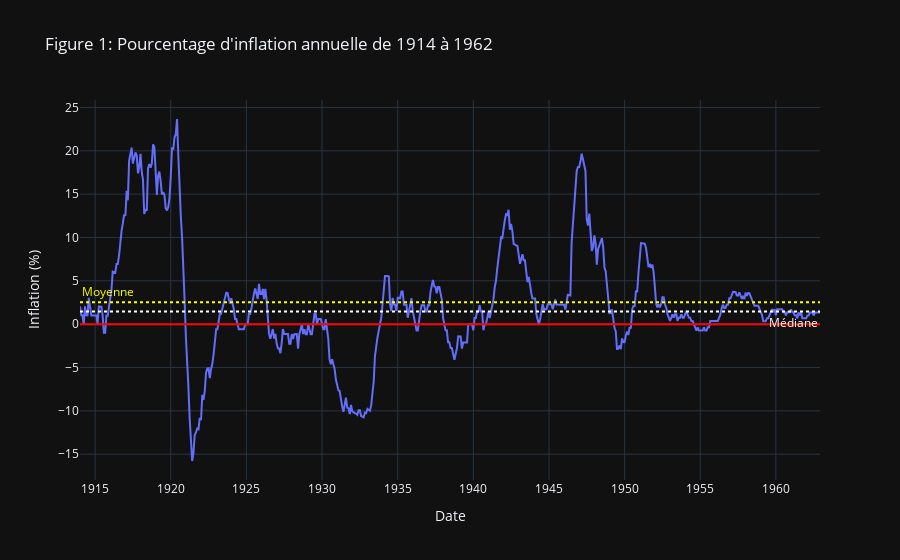
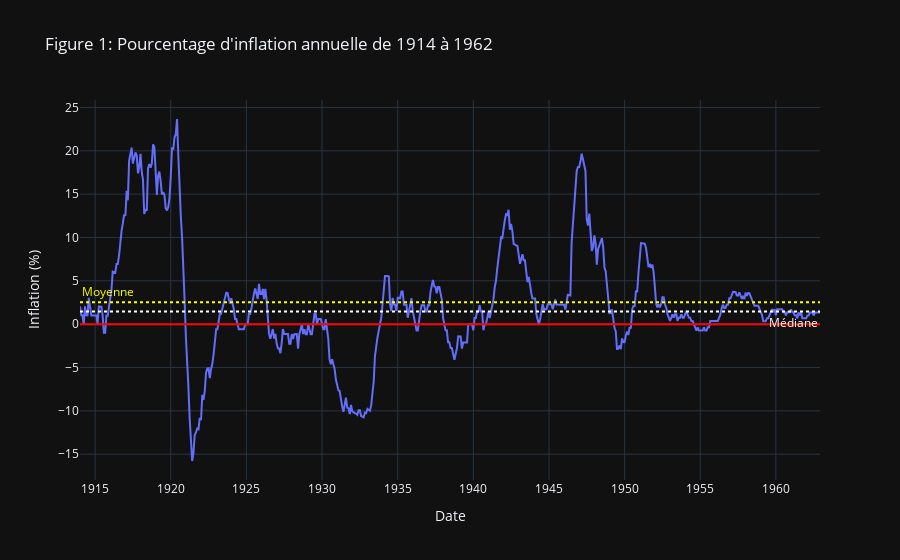

Write notebook code for charts like these, in order.
### Code cell
figure (
    CPI_sub, 
    "date", 
    "inf_an", 
    "Figure 1: Pourcentage d'inflation annuelle de 1914 à 1962", 
    "Date", 
    "%Y", 
    "Inflation (%)",
    True
)

### Figure 1 — Plotly figure (JSON) as saved in the notebook; plotly's stock layout.template omitted (floating-point values rounded to 4 significant figures; data arrays with more than 128 entries replaced by an {"elided": "..."} marker saying what was removed)
{"data": [{"hovertemplate": "date=%{x}<br>inf_an=%{y}<extra></extra>", "legendgroup": "", "line": {"color": "#636efa", "dash": "solid"}, "marker": {"symbol": "circle"}, "mode": "lines", "name": "", "orientation": "v", "showlegend": false, "type": "scatter", "x": {"elided": "588 str values"}, "xaxis": "x", "y": {"elided": "588 float values"}, "yaxis": "y"}], "layout": {"annotations": [{"font": {"color": "yellow"}, "showarrow": false, "text": "Moyenne", "x": 0, "xanchor": "left", "xref": "x domain", "y": 2.518, "yanchor": "bottom", "yref": "y"}, {"font": {"color": "white"}, "showarrow": false, "text": "Médiane", "x": 1, "xanchor": "right", "xref": "x domain", "y": 1.449, "yanchor": "top", "yref": "y"}], "legend": {"tracegroupgap": 0}, "shapes": [{"line": {"color": "yellow", "dash": "dot"}, "type": "line", "x0": 0, "x1": 1, "xref": "x domain", "y0": 2.518, "y1": 2.518, "yref": "y"}, {"line": {"color": "white", "dash": "dot"}, "type": "line", "x0": 0, "x1": 1, "xref": "x domain", "y0": 1.449, "y1": 1.449, "yref": "y"}, {"line": {"color": "red"}, "type": "line", "x0": 0, "x1": 1, "xref": "x domain", "y0": 0, "y1": 0, "yref": "y"}], "title": {"text": "Figure 1: Pourcentage d'inflation annuelle de 1914 à 1962"}, "xaxis": {"anchor": "y", "domain": [0, 1], "tickformat": "%Y", "title": {"text": "Date"}}, "yaxis": {"anchor": "x", "domain": [0, 1], "title": {"text": "Inflation (%)"}}}}

### Figure 2 — Plotly figure (JSON) as saved in the notebook; plotly's stock layout.template omitted (floating-point values rounded to 4 significant figures; data arrays with more than 128 entries replaced by an {"elided": "..."} marker saying what was removed)
{"data": [{"hovertemplate": "date=%{x}<br>inf_an=%{y}<extra></extra>", "legendgroup": "", "line": {"color": "#636efa", "dash": "solid"}, "marker": {"symbol": "circle"}, "mode": "lines", "name": "", "orientation": "v", "showlegend": false, "type": "scatter", "x": {"elided": "588 str values"}, "xaxis": "x", "y": {"elided": "588 float values"}, "yaxis": "y"}], "layout": {"annotations": [{"font": {"color": "yellow"}, "showarrow": false, "text": "Moyenne", "x": 0, "xanchor": "left", "xref": "x domain", "y": 2.518, "yanchor": "bottom", "yref": "y"}, {"font": {"color": "white"}, "showarrow": false, "text": "Médiane", "x": 1, "xanchor": "right", "xref": "x domain", "y": 1.449, "yanchor": "top", "yref": "y"}], "legend": {"tracegroupgap": 0}, "shapes": [{"line": {"color": "yellow", "dash": "dot"}, "type": "line", "x0": 0, "x1": 1, "xref": "x domain", "y0": 2.518, "y1": 2.518, "yref": "y"}, {"line": {"color": "white", "dash": "dot"}, "type": "line", "x0": 0, "x1": 1, "xref": "x domain", "y0": 1.449, "y1": 1.449, "yref": "y"}, {"line": {"color": "red"}, "type": "line", "x0": 0, "x1": 1, "xref": "x domain", "y0": 0, "y1": 0, "yref": "y"}], "title": {"text": "Figure 1: Pourcentage d'inflation annuelle de 1914 à 1962"}, "xaxis": {"anchor": "y", "domain": [0, 1], "tickformat": "%Y", "title": {"text": "Date"}}, "yaxis": {"anchor": "x", "domain": [0, 1], "title": {"text": "Inflation (%)"}}}}
